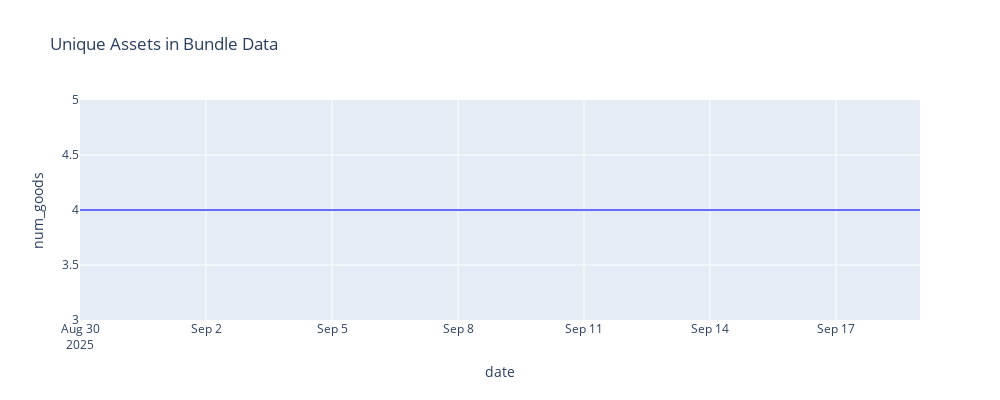

The notebook cell saved with this chart:
### Markdown cell above
# Calculate CPI from price data

### Code cell
# The bundle which we will select on
## There are several other types of items to explore
bundle={'r4':0}
df_cpi = df_cpi[df_cpi['type'].isin(bundle.keys())]

# Weighted AVG Price Per Day
dt_cpi = df_cpi.groupby(['date']).agg({'price_weighted':'mean','name':'nunique'}).reset_index()
dt_cpi.columns = ['date','price_weighted','num_goods']
# Generate Price Level - This automatically normalizes the data.
base = dt_cpi['price_weighted'].iloc[0]
dt_cpi['cpi'] = dt_cpi['price_weighted'] / base * 100

# Ensure that the number of goods in the bundle remain constant. 
fig = px.line(dt_cpi, x='date', y='num_goods', title='Unique Assets in Bundle Data')
fig.update_layout(showlegend=False,width=1000,height=400)
fig.show()

### Figure 1 — Plotly figure (JSON) as saved in the notebook; plotly's stock layout.template omitted (floating-point values rounded to 4 significant figures)
{"data": [{"hovertemplate": "date=%{x}<br>num_goods=%{y}<extra></extra>", "legendgroup": "", "line": {"color": "#636efa", "dash": "solid"}, "marker": {"symbol": "circle"}, "mode": "lines", "name": "", "orientation": "v", "showlegend": false, "type": "scatter", "x": ["2025-08-30", "2025-08-31", "2025-09-01", "2025-09-02", "2025-09-03", "2025-09-04", "2025-09-05", "2025-09-06", "2025-09-07", "2025-09-08", "2025-09-09", "2025-09-10", "2025-09-11", "2025-09-12", "2025-09-13", "2025-09-14", "2025-09-15", "2025-09-16", "2025-09-17", "2025-09-18", "2025-09-19"], "xaxis": "x", "y": [4, 4, 4, 4, 4, 4, 4, 4, 4, 4, 4, 4, 4, 4, 4, 4, 4, 4, 4, 4, 4], "yaxis": "y"}], "layout": {"height": 400, "legend": {"tracegroupgap": 0}, "showlegend": false, "title": {"text": "Unique Assets in Bundle Data"}, "width": 1000, "xaxis": {"anchor": "y", "domain": [0, 1], "title": {"text": "date"}}, "yaxis": {"anchor": "x", "domain": [0, 1], "title": {"text": "num_goods"}}}}
